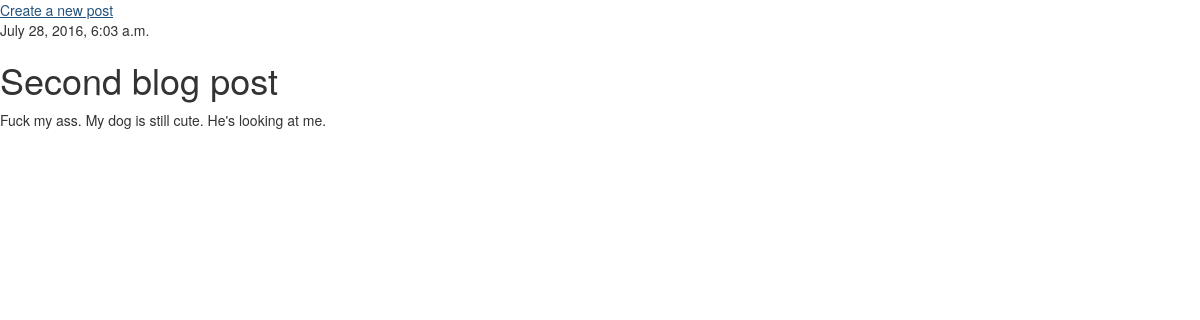
The app's page /post/2/ with its own data.
### blog/models.py (models this page shows, shortened)
class Post(models.Model):
    author = models.ForeignKey('auth.User')
    title = models.CharField(max_length=255)
    text = models.TextField()
    created_date = models.DateTimeField(
        default=timezone.now)
    published_date = models.DateTimeField(
        blank=True, null=True)

### blog/views.py (the view)
# urls.py: url(r'^post/(?P<pk>\d+)/$' , views.post_detail, name='post_detail'),
def post_detail(request, pk):
    post = get_object_or_404(Post, pk=pk)
    return render(request, 'blog/post_detail.html', {"post": post})

### blog/templates/blog/post_detail.html
{% extends 'blog/base.html' %}
{% block content %}
  <div>
  {% if post.published_date %}
  		<div>
  		{{ post.published_date }}
  		</div>
  {% endif %}
  	<h1> {{ post.title }} </h1>
  	<p> {{ post.text | linebreaksbr }}</p>
  </div>
{% endblock %}

### records on screen
Post: published_date "July 28, 2016, 6:03 a.m.", title "Second blog post", text "Fuck my ass. My dog is still cute. He's looking at me."
